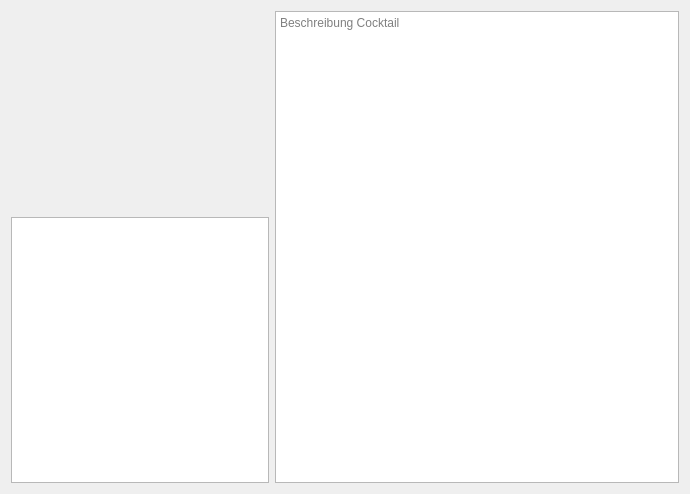
<?xml version="1.0" encoding="UTF-8"?>
<ui version="4.0">
 <class>Form</class>
 <widget class="QWidget" name="Form">
  <property name="geometry">
   <rect>
    <x>0</x>
    <y>0</y>
    <width>690</width>
    <height>494</height>
   </rect>
  </property>
  <property name="windowTitle">
   <string>Form</string>
  </property>
  <layout class="QHBoxLayout" name="horizontalLayout_2">
   <item>
    <layout class="QVBoxLayout" name="verticalLayout">
     <item>
      <widget class="QLabel" name="cocktailPic">
       <property name="sizePolicy">
        <sizepolicy hsizetype="Maximum" vsizetype="Maximum">
         <horstretch>0</horstretch>
         <verstretch>0</verstretch>
        </sizepolicy>
       </property>
       <property name="maximumSize">
        <size>
         <width>400</width>
         <height>200</height>
        </size>
       </property>
       <property name="text">
        <string/>
       </property>
       <property name="pixmap">
        <pixmap>:/Pics/Pics/noAlk.png</pixmap>
       </property>
       <property name="scaledContents">
        <bool>true</bool>
       </property>
      </widget>
     </item>
     <item>
      <widget class="QTableWidget" name="zutatenTable">
       <property name="sizePolicy">
        <sizepolicy hsizetype="Preferred" vsizetype="Preferred">
         <horstretch>0</horstretch>
         <verstretch>0</verstretch>
        </sizepolicy>
       </property>
       <property name="sizeAdjustPolicy">
        <enum>QAbstractScrollArea::AdjustToContents</enum>
       </property>
       <property name="gridStyle">
        <enum>Qt::DashLine</enum>
       </property>
       <property name="columnCount">
        <number>2</number>
       </property>
       <attribute name="horizontalHeaderVisible">
        <bool>false</bool>
       </attribute>
       <attribute name="horizontalHeaderCascadingSectionResizes">
        <bool>false</bool>
       </attribute>
       <attribute name="horizontalHeaderStretchLastSection">
        <bool>true</bool>
       </attribute>
       <attribute name="verticalHeaderVisible">
        <bool>false</bool>
       </attribute>
       <column/>
       <column/>
      </widget>
     </item>
    </layout>
   </item>
   <item>
    <widget class="QTextBrowser" name="textBrowser">
     <property name="sizePolicy">
      <sizepolicy hsizetype="MinimumExpanding" vsizetype="MinimumExpanding">
       <horstretch>0</horstretch>
       <verstretch>0</verstretch>
      </sizepolicy>
     </property>
     <property name="placeholderText">
      <string>Beschreibung Cocktail</string>
     </property>
    </widget>
   </item>
  </layout>
 </widget>
 <resources>
  <include location="resources.qrc"/>
 </resources>
 <connections/>
</ui>
